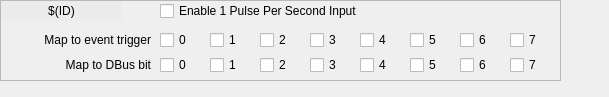
<?xml version="1.0" encoding="UTF-8"?>
<ui version="4.0">
 <class>Form</class>
 <widget class="QWidget" name="Form">
  <property name="geometry">
   <rect>
    <x>0</x>
    <y>0</y>
    <width>609</width>
    <height>97</height>
   </rect>
  </property>
  <property name="windowTitle">
   <string>Form</string>
  </property>
  <widget class="QFrame" name="frame">
   <property name="geometry">
    <rect>
     <x>0</x>
     <y>0</y>
     <width>561</width>
     <height>81</height>
    </rect>
   </property>
   <property name="frameShape">
    <enum>QFrame::StyledPanel</enum>
   </property>
   <property name="frameShadow">
    <enum>QFrame::Raised</enum>
   </property>
   <widget class="caToggleButton" name="catogglebutton_17">
    <property name="geometry">
     <rect>
      <x>510</x>
      <y>55</y>
      <width>41</width>
      <height>20</height>
     </rect>
    </property>
    <property name="text">
     <string>7</string>
    </property>
    <property name="channel" stdset="0">
     <string notr="true">$(EVG):$(ID)-DbusSrc7-SP</string>
    </property>
   </widget>
   <widget class="caToggleButton" name="catogglebutton_9">
    <property name="geometry">
     <rect>
      <x>460</x>
      <y>30</y>
      <width>41</width>
      <height>20</height>
     </rect>
    </property>
    <property name="text">
     <string>6</string>
    </property>
    <property name="channel" stdset="0">
     <string notr="true">$(EVG):$(ID)-TrigSrc6-SP</string>
    </property>
   </widget>
   <widget class="caToggleButton" name="catogglebutton_16">
    <property name="geometry">
     <rect>
      <x>460</x>
      <y>55</y>
      <width>41</width>
      <height>20</height>
     </rect>
    </property>
    <property name="text">
     <string>6</string>
    </property>
    <property name="channel" stdset="0">
     <string notr="true">$(EVG):$(ID)-DbusSrc6-SP</string>
    </property>
   </widget>
   <widget class="caLabel" name="calabel">
    <property name="geometry">
     <rect>
      <x>1</x>
      <y>1</y>
      <width>121</width>
      <height>20</height>
     </rect>
    </property>
    <property name="styleSheet">
     <string notr="true">background-color: rgb(236, 236, 236, 255);</string>
    </property>
    <property name="text">
     <string>$(ID)</string>
    </property>
    <property name="alignment">
     <set>Qt::AlignCenter</set>
    </property>
   </widget>
   <widget class="caToggleButton" name="catogglebutton_8">
    <property name="geometry">
     <rect>
      <x>410</x>
      <y>30</y>
      <width>41</width>
      <height>20</height>
     </rect>
    </property>
    <property name="text">
     <string>5</string>
    </property>
    <property name="channel" stdset="0">
     <string notr="true">$(EVG):$(ID)-TrigSrc5-SP</string>
    </property>
   </widget>
   <widget class="caToggleButton" name="catogglebutton_4">
    <property name="geometry">
     <rect>
      <x>210</x>
      <y>30</y>
      <width>41</width>
      <height>20</height>
     </rect>
    </property>
    <property name="text">
     <string>1</string>
    </property>
    <property name="channel" stdset="0">
     <string notr="true">$(EVG):$(ID)-TrigSrc1-SP</string>
    </property>
   </widget>
   <widget class="caToggleButton" name="catogglebutton_5">
    <property name="geometry">
     <rect>
      <x>260</x>
      <y>30</y>
      <width>41</width>
      <height>20</height>
     </rect>
    </property>
    <property name="text">
     <string>2</string>
    </property>
    <property name="channel" stdset="0">
     <string notr="true">$(EVG):$(ID)-TrigSrc2-SP</string>
    </property>
   </widget>
   <widget class="caToggleButton" name="catogglebutton_6">
    <property name="geometry">
     <rect>
      <x>310</x>
      <y>30</y>
      <width>41</width>
      <height>20</height>
     </rect>
    </property>
    <property name="text">
     <string>3</string>
    </property>
    <property name="channel" stdset="0">
     <string notr="true">$(EVG):$(ID)-TrigSrc3-SP</string>
    </property>
   </widget>
   <widget class="caToggleButton" name="catogglebutton_12">
    <property name="geometry">
     <rect>
      <x>260</x>
      <y>55</y>
      <width>41</width>
      <height>20</height>
     </rect>
    </property>
    <property name="text">
     <string>2</string>
    </property>
    <property name="channel" stdset="0">
     <string notr="true">$(EVG):$(ID)-DbusSrc2-SP</string>
    </property>
   </widget>
   <widget class="caToggleButton" name="catogglebutton_3">
    <property name="geometry">
     <rect>
      <x>160</x>
      <y>55</y>
      <width>41</width>
      <height>20</height>
     </rect>
    </property>
    <property name="text">
     <string>0</string>
    </property>
    <property name="channel" stdset="0">
     <string notr="true">$(EVG):$(ID)-DbusSrc0-SP</string>
    </property>
   </widget>
   <widget class="caToggleButton" name="catogglebutton_14">
    <property name="geometry">
     <rect>
      <x>360</x>
      <y>55</y>
      <width>41</width>
      <height>20</height>
     </rect>
    </property>
    <property name="text">
     <string>4</string>
    </property>
    <property name="channel" stdset="0">
     <string notr="true">$(EVG):$(ID)-DbusSrc4-SP</string>
    </property>
   </widget>
   <widget class="caToggleButton" name="catogglebutton_2">
    <property name="geometry">
     <rect>
      <x>160</x>
      <y>30</y>
      <width>41</width>
      <height>20</height>
     </rect>
    </property>
    <property name="text">
     <string>0</string>
    </property>
    <property name="channel" stdset="0">
     <string notr="true">$(EVG):$(ID)-TrigSrc0-SP</string>
    </property>
   </widget>
   <widget class="QLabel" name="label_6">
    <property name="geometry">
     <rect>
      <x>10</x>
      <y>55</y>
      <width>141</width>
      <height>20</height>
     </rect>
    </property>
    <property name="text">
     <string>Map to DBus bit</string>
    </property>
    <property name="alignment">
     <set>Qt::AlignRight|Qt::AlignTrailing|Qt::AlignVCenter</set>
    </property>
   </widget>
   <widget class="caToggleButton" name="catogglebutton_15">
    <property name="geometry">
     <rect>
      <x>410</x>
      <y>55</y>
      <width>41</width>
      <height>20</height>
     </rect>
    </property>
    <property name="text">
     <string>5</string>
    </property>
    <property name="channel" stdset="0">
     <string notr="true">$(EVG):$(ID)-DbusSrc5-SP</string>
    </property>
   </widget>
   <widget class="caLed" name="caled">
    <property name="geometry">
     <rect>
      <x>149</x>
      <y>6</y>
      <width>10</width>
      <height>10</height>
     </rect>
    </property>
    <property name="rectangular">
     <bool>false</bool>
    </property>
    <property name="channel" stdset="0">
     <string notr="true">$(EVG):$(ID)-EnaIrq-RB</string>
    </property>
    <property name="falseColor">
     <color>
      <red>200</red>
      <green>200</green>
      <blue>200</blue>
     </color>
    </property>
    <property name="trueColor">
     <color>
      <red>0</red>
      <green>205</green>
      <blue>0</blue>
     </color>
    </property>
    <property name="undefinedColor">
     <color>
      <red>255</red>
      <green>255</green>
      <blue>255</blue>
     </color>
    </property>
   </widget>
   <widget class="caToggleButton" name="catogglebutton">
    <property name="geometry">
     <rect>
      <x>160</x>
      <y>1</y>
      <width>231</width>
      <height>20</height>
     </rect>
    </property>
    <property name="text">
     <string>Enable 1 Pulse Per Second Input</string>
    </property>
    <property name="channel" stdset="0">
     <string notr="true">$(EVG):$(ID)-EnaIrq-Sel</string>
    </property>
   </widget>
   <widget class="caToggleButton" name="catogglebutton_13">
    <property name="geometry">
     <rect>
      <x>310</x>
      <y>55</y>
      <width>41</width>
      <height>20</height>
     </rect>
    </property>
    <property name="text">
     <string>3</string>
    </property>
    <property name="channel" stdset="0">
     <string notr="true">$(EVG):$(ID)-DbusSrc3-SP</string>
    </property>
   </widget>
   <widget class="caToggleButton" name="catogglebutton_10">
    <property name="geometry">
     <rect>
      <x>510</x>
      <y>30</y>
      <width>41</width>
      <height>20</height>
     </rect>
    </property>
    <property name="text">
     <string>7</string>
    </property>
    <property name="channel" stdset="0">
     <string notr="true">$(EVG):$(ID)-TrigSrc7-SP</string>
    </property>
   </widget>
   <widget class="QLabel" name="label_5">
    <property name="geometry">
     <rect>
      <x>10</x>
      <y>30</y>
      <width>141</width>
      <height>20</height>
     </rect>
    </property>
    <property name="text">
     <string>Map to event trigger</string>
    </property>
    <property name="alignment">
     <set>Qt::AlignRight|Qt::AlignTrailing|Qt::AlignVCenter</set>
    </property>
   </widget>
   <widget class="caToggleButton" name="catogglebutton_11">
    <property name="geometry">
     <rect>
      <x>210</x>
      <y>55</y>
      <width>41</width>
      <height>20</height>
     </rect>
    </property>
    <property name="text">
     <string>1</string>
    </property>
    <property name="channel" stdset="0">
     <string notr="true">$(EVG):$(ID)-DbusSrc1-SP</string>
    </property>
   </widget>
   <widget class="caToggleButton" name="catogglebutton_7">
    <property name="geometry">
     <rect>
      <x>360</x>
      <y>30</y>
      <width>41</width>
      <height>20</height>
     </rect>
    </property>
    <property name="text">
     <string>4</string>
    </property>
    <property name="channel" stdset="0">
     <string notr="true">$(EVG):$(ID)-TrigSrc4-SP</string>
    </property>
   </widget>
  </widget>
 </widget>
 <customwidgets>
  <customwidget>
   <class>caToggleButton</class>
   <extends>QCheckBox</extends>
   <header>caToggleButton</header>
  </customwidget>
  <customwidget>
   <class>caLabel</class>
   <extends>QLabel</extends>
   <header>caLabel</header>
  </customwidget>
  <customwidget>
   <class>caLed</class>
   <extends>QWidget</extends>
   <header>caLed</header>
  </customwidget>
 </customwidgets>
 <resources/>
 <connections/>
</ui>
